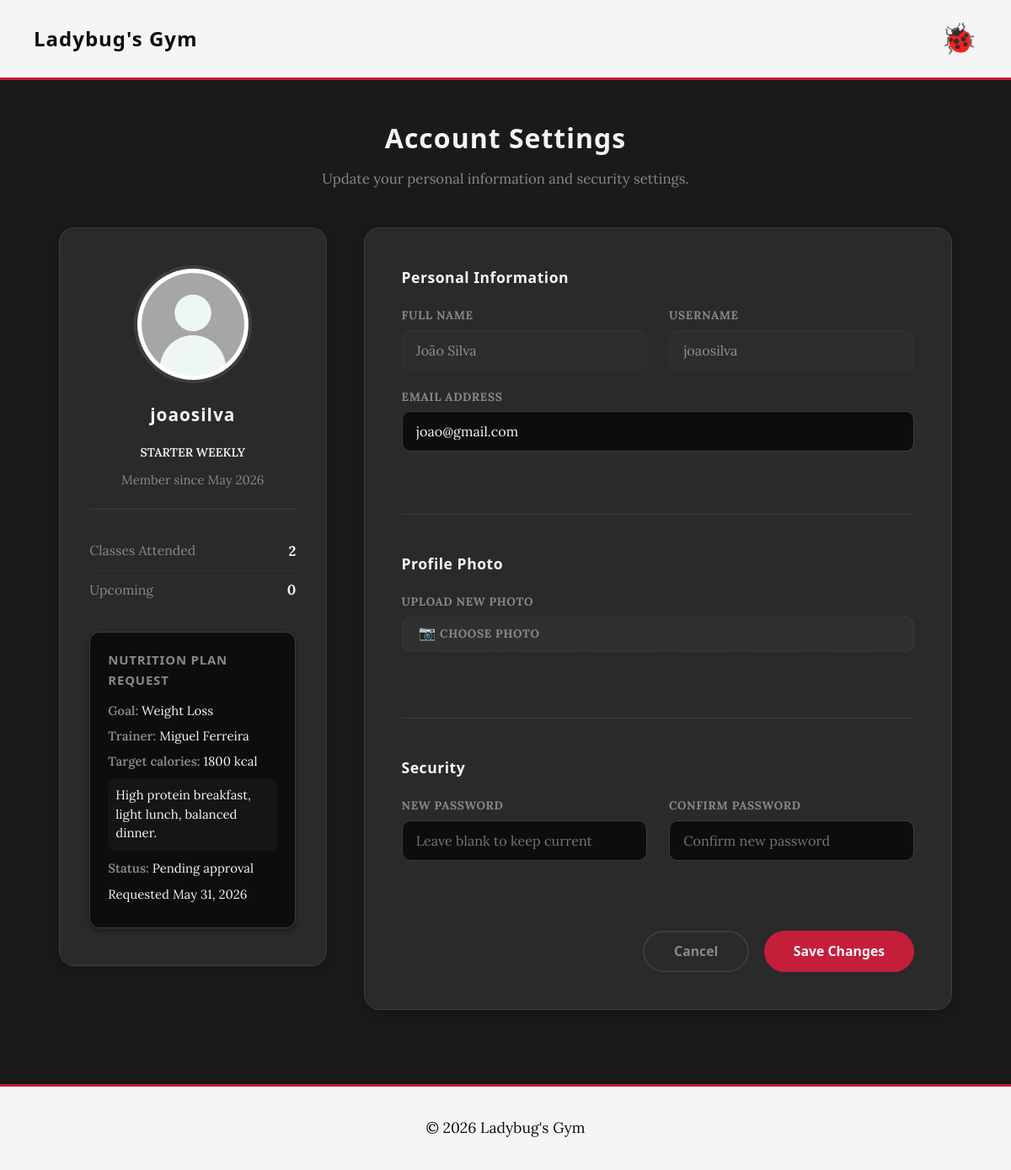
Page /pages/profile.php (signed in) on the earlier database version.
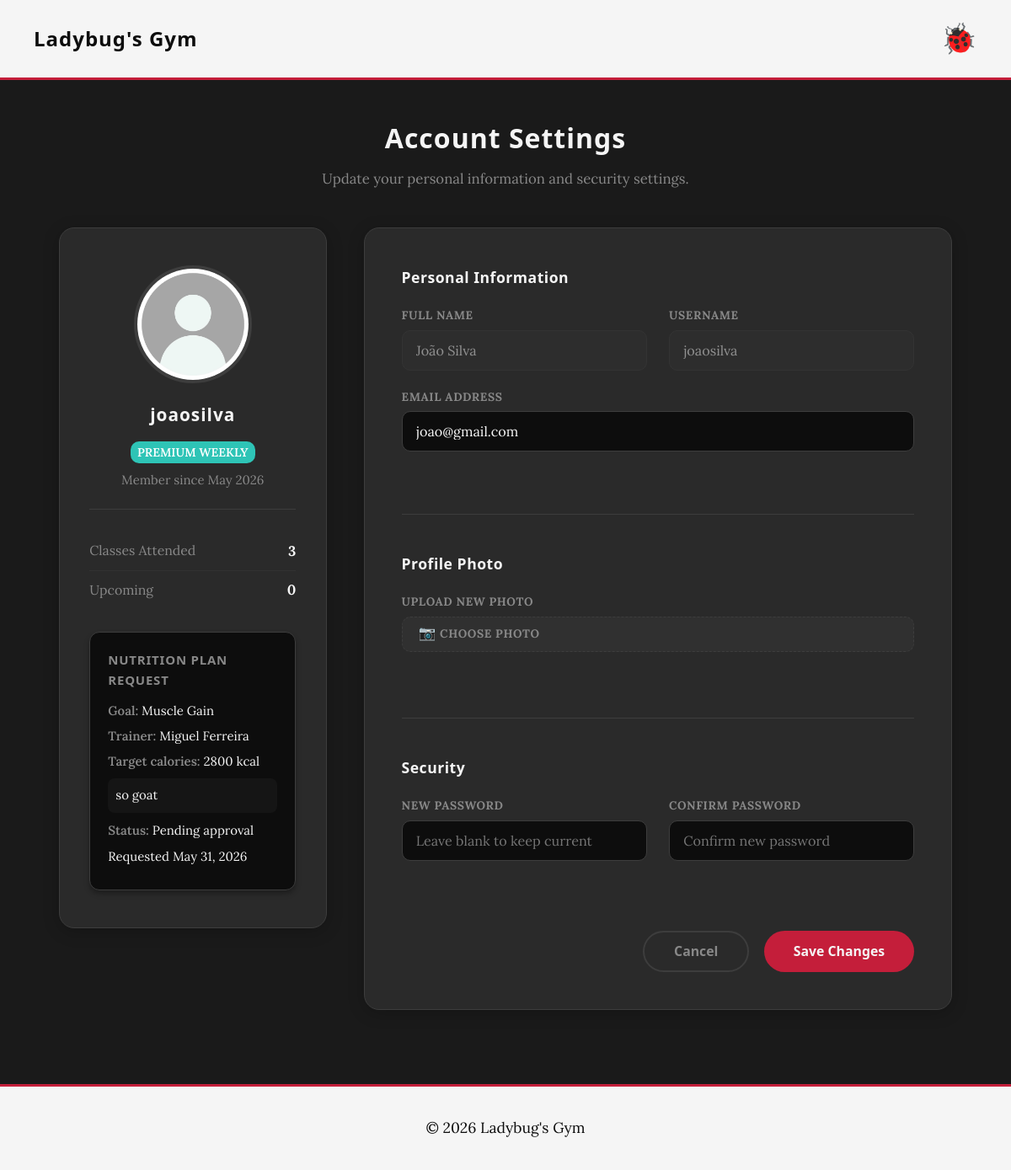
Same page on the later database version.
### tables this page shows
CREATE TABLE users (
    id INTEGER PRIMARY KEY AUTOINCREMENT,
    username VARCHAR(50) UNIQUE NOT NULL,
    email VARCHAR(100) UNIQUE NOT NULL,
    password_hash TEXT NOT NULL,
    name TEXT NOT NULL,
    role TEXT CHECK(role IN ('member', 'trainer', 'admin')) NOT NULL DEFAULT 'member',
    profile_photo TEXT,
    active INTEGER NOT NULL DEFAULT 1 CHECK(active IN (0,1)),
    created_at TEXT DEFAULT CURRENT_TIMESTAMP,
    plan_id INTEGER REFERENCES plans(id) ON DELETE SET NULL
);

CREATE TABLE plans (
    id INTEGER PRIMARY KEY AUTOINCREMENT,
    name TEXT NOT NULL,
    price REAL NOT NULL,
    billing_cycle TEXT CHECK(billing_cycle IN ('weekly', 'monthly', 'yearly')) DEFAULT 'weekly',
    features TEXT
);

CREATE TABLE nutrition_plans (
    id INTEGER PRIMARY KEY AUTOINCREMENT,
    user_id INTEGER NOT NULL,
    trainer_id INTEGER NOT NULL,
    target_calories INTEGER,
    goal TEXT CHECK(goal IN ('Weight Loss', 'Muscle Gain', 'Maintenance')),
    meal_details TEXT,
    created_at TEXT DEFAULT CURRENT_TIMESTAMP,
    FOREIGN KEY(user_id) REFERENCES users(id) ON DELETE CASCADE,
    FOREIGN KEY(trainer_id) REFERENCES users(id) ON DELETE SET NULL
);

### pages/profile.php (called while the page is built, shortened)
<?php
require_once(__DIR__ . '/../templates/common.tpl.php');
require_once(__DIR__ . '/../templates/profile.tpl.php');
require_once(__DIR__ . '/../database/user.class.php');
require_once(__DIR__ . '/../database/nutrition.class.php');
$userId = Session::getUserId();
$user = User::getById($userId);
$Name = $user->getName();
$Username = $user->getUsername();
$Email = $user->getEmail();
$ProfilePhoto = resolvePhoto($user->getProfilePhoto()) ?? '../img/default.png';
$PlanName = $user->getPlanName();
$CreatedAt = $user->getCreatedAt();
$classesAttended = $user->getClassesAttendedCount();
$upcomingClasses = $user->getUpcomingClassesCount();
$Role = $user->getRole();
$nutritionPlan = null;
try {
    $nutritionPlan = NutritionPlan::getLatestPlanForUser($userId);
} catch (PDOException $e) {
    error_log('Database error fetching nutrition plan: ' . $e->getMessage());
    $nutritionPlan = null;
}
drawProfileForm($Name, $Username, $Email, $ProfilePhoto, $PlanName, $CreatedAt, $classesAttended, $upcomingClasses, $Role, $nutritionPlan);

### database/user.class.php (called while the page is built, shortened)
<?php
class User {
    public static function getById(int $id, ?PDO $db = null): ?User {
        $db = $db ?? getDatabaseConnection();
        $stmt = $db->prepare('
            SELECT u.id, u.username, u.email, u.name, u.role, u.active, u.profile_photo, u.created_at, p.name AS plan_name
            FROM users u
            LEFT JOIN plans p ON u.plan_id = p.id
            WHERE u.id = ?
        ');
        $stmt->execute([$id]);
        $row = $stmt->fetch(PDO::FETCH_ASSOC);
        return new User(
            (int)$row['id'],
            $row['username'],
            $row['email'],
            $row['name'],
            $row['role'],
            (bool)$row['active'],
            $row['profile_photo'],
            $row['plan_name'],
            $row['created_at'],
            $db
        );
    }
}
?>

### database/nutrition.class.php (called while the page is built, shortened)
<?php
class NutritionPlan {
    public static function getLatestPlanForUser(int $userId, ?PDO $db = null): ?array {
        $db = $db ?? getDatabaseConnection();
        $stmt = $db->prepare('SELECT np.goal, np.target_calories, np.meal_details, np.created_at, t.name AS trainer_name
                              FROM nutrition_plans np
                              JOIN users t ON np.trainer_id = t.id
                              WHERE np.user_id = ?
                              ORDER BY np.created_at DESC
                              LIMIT 1');
        $stmt->execute([$userId]);
        $row = $stmt->fetch(PDO::FETCH_ASSOC);
        $row['target_calories'] = $row['target_calories'] !== null ? (int)$row['target_calories'] : null;
        return $row;
    }
}

### templates/profile.tpl.php (the view, shortened to what the changed rows need)
<?php
function drawProfileForm($Name, $Username, $Email, $ProfilePhoto, $badge, $memberSince, $classesAttended, $upcomingClasses, $Role = 'member', ?array $nutritionPlan = null) {
    $date = new DateTime($memberSince);
    $formattedDate = $date->format('M Y');
    $badgeClass ='';
    if ($badge) {
        $lowerBadge = strtolower($badge);
        if (strpos($lowerBadge, 'elite') !== false || strpos($lowerBadge, 'annual') !== false) {
            $badgeClass = 'badge-yellow';
        } elseif (strpos($lowerBadge, 'premium') !== false || strpos($lowerBadge, 'pro') !== false) {
            $badgeClass = 'badge-green';
        }
    }
?>
    <main class="container profile-page">
        <div class="page-header">
            <h2>Account Settings</h2>
        </div>
        <div class="profile-layout">
            <aside class="profile-sidebar card">
                <img src="<?= htmlspecialchars($ProfilePhoto) ?>" alt="Current Profile Photo" class="profile-avatar" loading="lazy">
                <h3><?= htmlspecialchars($Username) ?></h3>
                <?php if ($Role === 'trainer' ): ?>
                    <span class="badge badge-red">Trainer</span>
                    <p class="member-since">Trainer since <?= htmlspecialchars($formattedDate) ?></p>
                <?php elseif ($Role === 'member'): ?>
                    <?php if ($badge): ?>
                        <span class="badge <?= htmlspecialchars($badgeClass) ?>"><?= htmlspecialchars($badge) ?></span>
                    <?php else: ?>
                        <span class="badge badge-gray">No Active Plan</span>
                    <?php endif; ?>
                    <p class="member-since">Member since <?= htmlspecialchars($formattedDate) ?></p>
                    <ul class="profile-stats">
                        <li><span>Classes Attended</span> <strong><?= htmlspecialchars((string)$classesAttended) ?></strong></li>
                        <li><span>Upcoming</span> <strong><?= htmlspecialchars((string)$upcomingClasses) ?></strong></li>
                    </ul>
                    <?php if ($nutritionPlan): ?>
                        <div class="nutrition-plan-card card">
                            <h4>Nutrition Plan Request</h4>
                            <p><strong>Goal:</strong> <?= htmlspecialchars($nutritionPlan['goal'] ?? 'N/A') ?></p>
                            <p><strong>Trainer:</strong> <?= htmlspecialchars($nutritionPlan['trainer_name'] ?? 'N/A') ?></p>
                            <p><strong>Target calories:</strong> <?= htmlspecialchars((string)($nutritionPlan['target_calories'] ?? 'Custom')) ?> kcal</p>
                            <p class="plan-detail"><?= nl2br(htmlspecialchars($nutritionPlan['meal_details'] ?? 'Pending approval from your trainer.')) ?></p>
                            <p class="plan-status"><strong>Status:</strong> Pending approval</p>
                            <?php if (!empty($nutritionPlan['created_at'])): ?>
                                <p class="plan-created">Requested <?= htmlspecialchars((new DateTime($nutritionPlan['created_at']))->format('M d, Y')) ?></p>
                            <?php endif; ?>
                        </div>
                    <?php endif; ?>
                <?php else: ?>
                    <span class="badge badge-red">Admin</span>
                    <p class="member-since">Admin since <?= htmlspecialchars($formattedDate) ?></p>
                <?php endif; ?>
            </aside>
            <div class="profile-form-container card">
                <form id="profile-form" action="../actions/action_editProfile.php" method="POST" enctype="multipart/form-data">
                    <fieldset class="form-section">
                        <div class="form-row">
                            <div class="form-group">
                                <label for="fullName">Full Name</label>
                                <input type="text" id="fullName" name="fullName" class="input-field" value="<?= htmlspecialchars($Name) ?>" disabled>
                            </div>
                            <div class="form-group">
                                <label for="username">Username</label>
                                <input type="text" id="username" name="username" class="input-field" value="<?= htmlspecialchars($Username) ?>" disabled>
                            </div>
                        </div>
                        <div class="form-group">
                            <label for="profile-email-input">Email Address</label>
                            <input type="email" id="profile-email-input" name="email" class="input-field" value="<?= htmlspecialchars($Email) ?>" required>
                            <span id="profile-email-status" class="status-message"></span>
                        </div>
                    </fieldset>
                </form>
            </div>
        </div>
    </main>
<?php
}
?>

Differences in the rows shown:
no longer on this page (row unchanged): nutrition_plans: goal "Weight Loss", trainer.name "Miguel Ferreira", target_calories "1800", meal_details "High protein breakfast, light lunch, balanced dinner.", created_at "May 31, 2026"
changed users "joaosilva": plan_id 1 → 3 (drawn); plan.name "STARTER WEEKLY" → "PREMIUM WEEKLY"
added nutrition_plans: goal "Muscle Gain", trainer.name "Miguel Ferreira", target_calories "2800", meal_details "so goat", created_at "May 31, 2026"
Other differences:
$classesAttended: "2" → "3"
